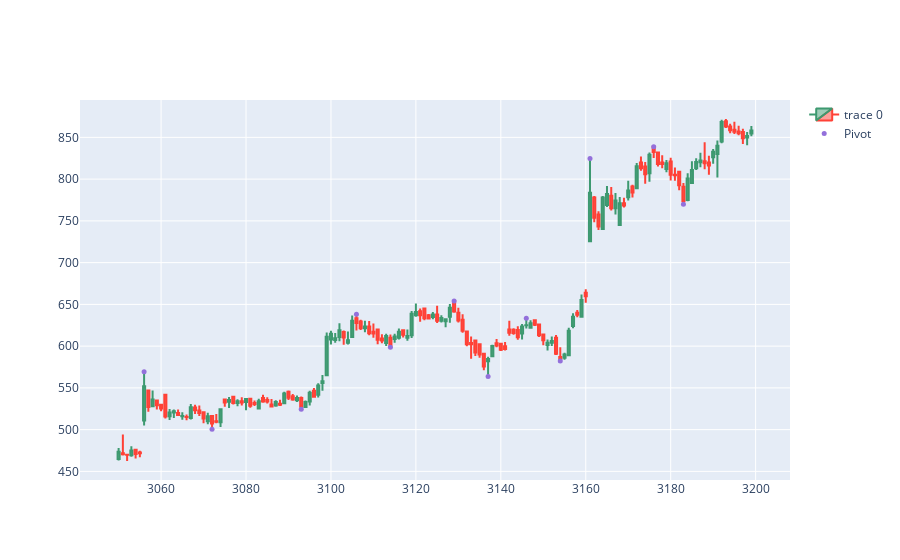

Here is the notebook cell this chart was saved with:
### Code cell
dfpl = df[3050:3200]
fig = go.Figure(data=[go.Candlestick(x=dfpl.index,
                                     open=dfpl['open'],
                                     high=dfpl['high'],
                                     low=dfpl['low'],
                                     close=dfpl['Close'])])
fig.add_scatter(x=dfpl.index,y=dfpl['pointposition'],mode="markers",
                marker=dict(size=5,color="MediumPurple"),
                name="Pivot")

fig.update_layout(xaxis_rangeslider_visible=False)
fig.show()

### Figure 1 — Plotly figure (JSON) as saved in the notebook; plotly's stock layout.template omitted (floating-point values rounded to 4 significant figures; data arrays with more than 128 entries replaced by an {"elided": "..."} marker saying what was removed)
{"data": [{"close": {"elided": "150 float values"}, "high": {"elided": "150 float values"}, "low": {"elided": "150 float values"}, "open": {"elided": "150 float values"}, "type": "candlestick", "x": {"elided": "150 int values"}}, {"marker": {"color": "MediumPurple", "size": 5}, "mode": "markers", "name": "Pivot", "type": "scatter", "x": {"elided": "150 int values"}, "y": {"elided": "150 float values"}}], "layout": {"autosize": true, "xaxis": {"autorange": true, "range": [3041.0, 3208.0], "rangeslider": {"visible": false, "yaxis": {}}, "type": "linear"}, "yaxis": {"autorange": true, "range": [439.7, 894.8], "type": "linear"}}}
